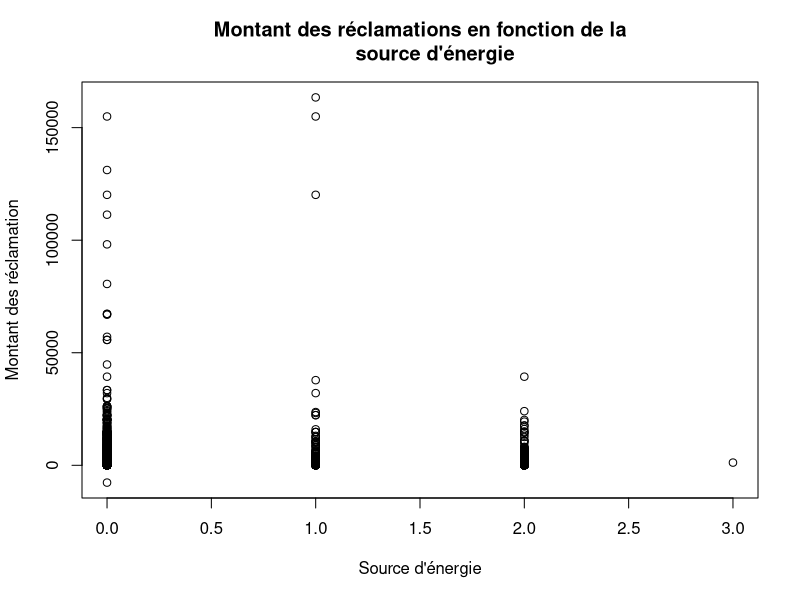
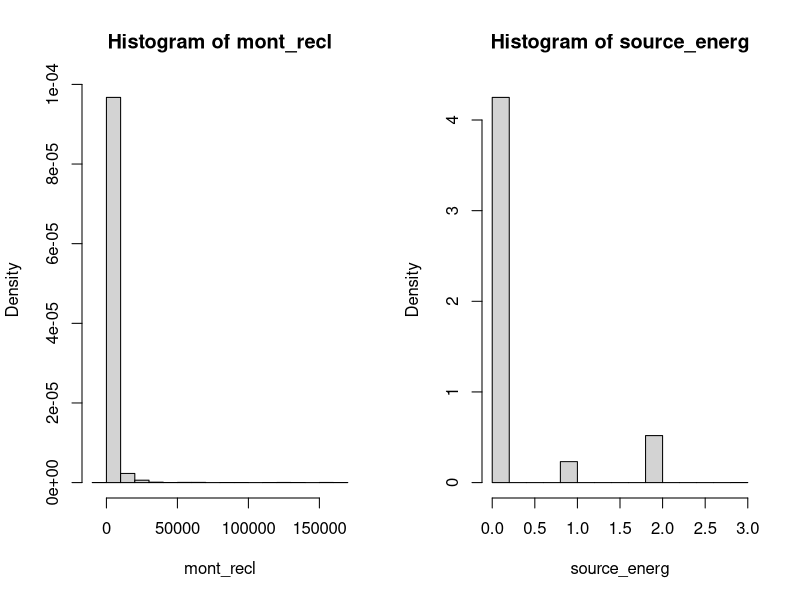
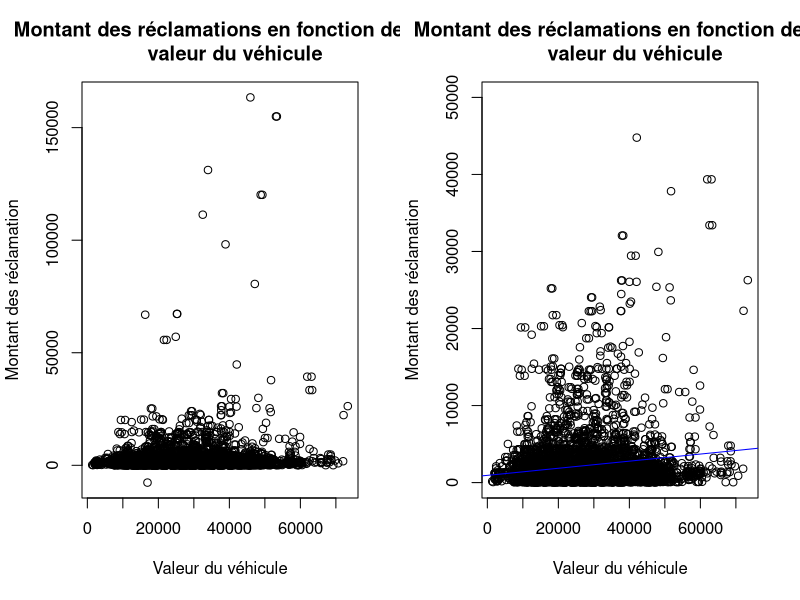
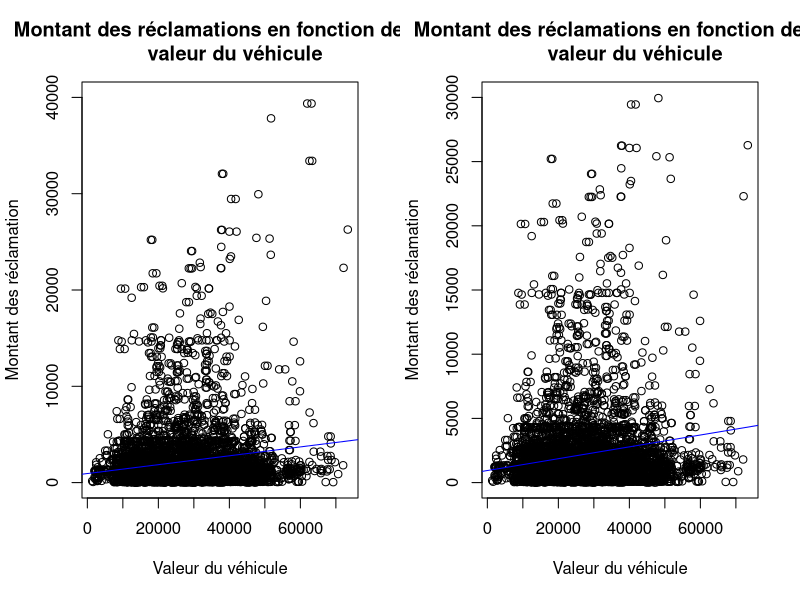
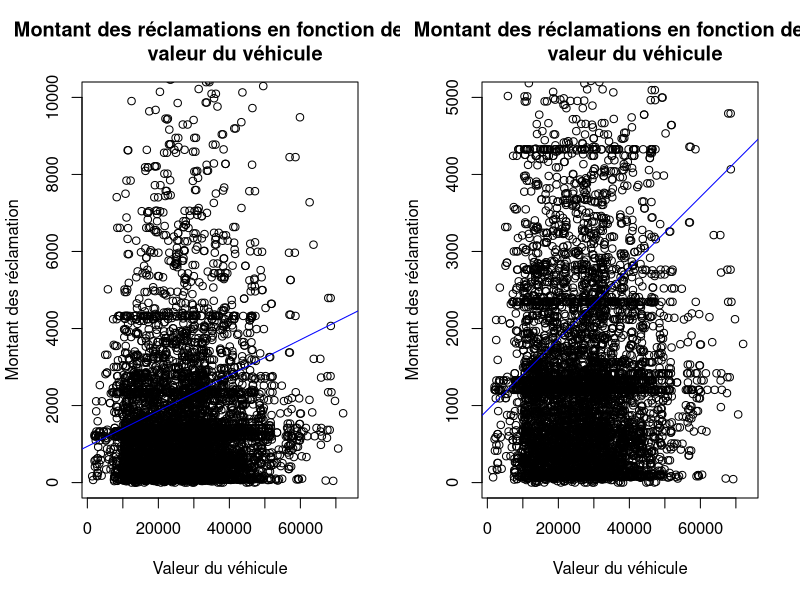
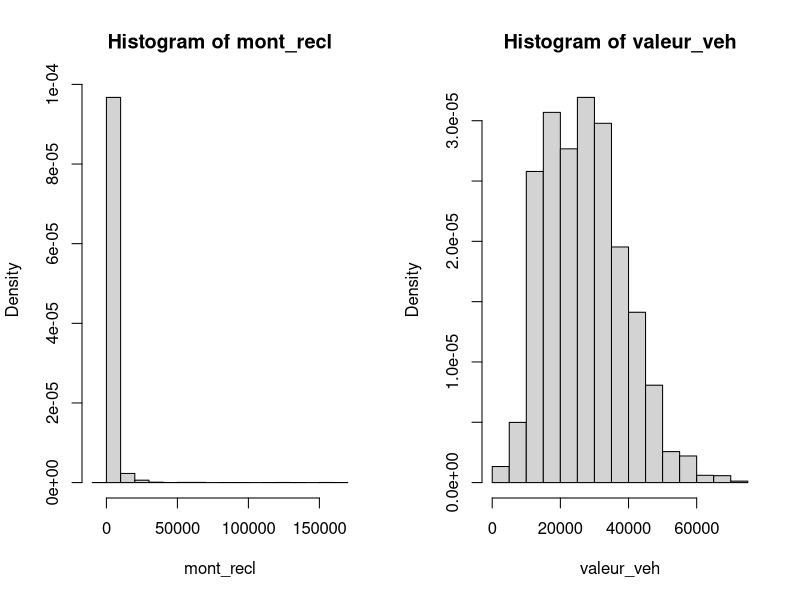

The R script that drew these images, in order:
### ACT-2003 Modèles linéaires en actuariat
## Travail pratique 1
##
## Étape 1 : Importation des donnnées

donnees <- read.csv('MontantReclFr.csv')
attach(donnees)

## Étape 2 : Analyse univariée des données

## Variables analysées par Émilie :
## 1- garage : Type de garage habituel du réclamant
## 2- source_energ : Source d'énergie qui permet de faire
##                   fonctionner le véhicule accidenté
## 3- valeur_veh : Valeur du véhicule accidenté en dollars. On
##                 ne spécifie pas qu'il s'agit de la valeur 
##                 à l'achat ou actuelle.


## Commençons avec la première variable, garage.

## First tought : Je ne crois pas que cette variable à un impact
##
## On s'intéresse donc ici le montant des réclamations en fonction de la valeur
## du la source d'énergie.

## Variable exogène : Source d'énergie
## Variable endogène : Montant des réclamations


source_energ[is.na(garage)] <- 0
source_energ[source_energ == 'diesel'] <- 1
source_energ[source_energ == 'regular'] <- 2
source_energ[source_energ == 'electrique'] <- 3
source_energ <- as.numeric(source_energ)

## Nuage de points
plot(mont_recl ~ source_energ, main = "Montant des réclamations en fonction de la
     source d'énergie", xlab = "Source d'énergie", ylab = "Montant des réclamation")

## Histogrammes
par(mfrow = c(1,2))
hist(mont_recl, freq = FALSE)
hist(source_energ, freq = FALSE)  

modele <- lm (mont_recl ~ valeur_veh, data = donnees)
summary(modele)

## Le modèle serait donc y = 940.66636 - 0.04612x

anova(modele)

## Pour tester si le modèle de régression est significatif, nous utilisons la
## statistique F. Ici, elle est de 53.6 avec 1 et 10 degré de liberté, alors
## la p-value est de P[F > 53.6] = 2.745 x 10^-13.
## Comme la p-value est vraiment plus petite qu 1%, il n'y a pas assez de
## preuve pour rejeter l'hypothèse nulle. Le modèle linéaire simple est donc
## significatif.
##
## Pour R^2, on a 0.8042%. C'est un très bas niveau de corrélation. Ça signifie
## que seulement 0.8042% de la variance des montants de réclamation est expliquée
## par la valeur du véhicule. Comme je semblais le voir au départ, le modèle linéaire
## ne semble pas fonctionné dans ce cas.

## Terminons avec la troisième variable, valeur_veh.

## First tought : À la première lecture de cette variable, je crois
##                que cette varable impacte les montants réclamés puisque
##                la sévérité va être touché.
##
## On s'intéresse donc ici le montant des réclamations en fonction de la valeur
## du véhicule de l'assuré.

## Variable exogène : Valeur du véhicule
## Variable endogène : Montant des réclamations

## Nuage de points
plot(mont_recl ~ valeur_veh, main = "Montant des réclamations en fonction de la
     valeur du véhicule", xlab = "Valeur du véhicule", ylab = "Montant des réclamation")

## Je vais mettre des limites pour essayer de mieux voir ce qui se passe
plot(mont_recl ~ valeur_veh, main = "Montant des réclamations en fonction de la
     valeur du véhicule", xlab = "Valeur du véhicule", ylab = "Montant des réclamation", ylim = c(0,50000))
abline(modele,col = 'blue')
plot(mont_recl ~ valeur_veh, main = "Montant des réclamations en fonction de la
     valeur du véhicule", xlab = "Valeur du véhicule", ylab = "Montant des réclamation", ylim = c(0,40000))
abline(modele,col = 'blue')
plot(mont_recl ~ valeur_veh, main = "Montant des réclamations en fonction de la
     valeur du véhicule", xlab = "Valeur du véhicule", ylab = "Montant des réclamation", ylim = c(0,30000))
abline(modele,col = 'blue')
plot(mont_recl ~ valeur_veh, main = "Montant des réclamations en fonction de la
     valeur du véhicule", xlab = "Valeur du véhicule", ylab = "Montant des réclamation", ylim = c(0,10000))
abline(modele,col = 'blue')
plot(mont_recl ~ valeur_veh, main = "Montant des réclamations en fonction de la
     valeur du véhicule", xlab = "Valeur du véhicule", ylab = "Montant des réclamation", ylim = c(0,5000))
abline(modele,col = 'blue')

## Commentaires sur le nuage de point :
## - On dirait que je ne vois pas de vois pas de tendance linéaire, ce qui me
##   surprend un peu. Je vais quand même continuer avec le reste de l'analyse.
## - On dirait que je vois également des lignes droites à certain montants
##   de réclamations.

## Histogrammes
par(mfrow = c(1,2))
hist(mont_recl, freq = FALSE)
hist(valeur_veh, freq = FALSE)  ## On dirait que ça veut suivre une normale

modele <- lm (mont_recl ~ valeur_veh, data = donnees)
summary(modele)

## Le modèle serait donc y = 940.66636 - 0.04612x

anova(modele)

## Pour tester si le modèle de régression est significatif, nous utilisons la
## statistique F. Ici, elle est de 53.6 avec 1 et 10 degré de liberté, alors
## la p-value est de P[F > 53.6] = 2.745 x 10^-13.
## Comme la p-value est vraiment plus petite qu 1%, il n'y a pas assez de
## preuve pour rejeter l'hypothèse nulle. Le modèle linéaire simple est donc
## significatif.
##
## Pour R^2, on a 0.8042%. C'est un très bas niveau de corrélation. Ça signifie
## que seulement 0.8042% de la variance des montants de réclamation est expliquée
## par la valeur du véhicule. Comme je semblais le voir au départ, le modèle linéaire
## ne semble pas fonctionné dans ce cas.

## Erreur : Montant de réclamation négatif.
## Idées de traitement : enlever le signe négatif ou enlever l'observation.

## Autres statistiques importantes :
summary(valeur_veh)
